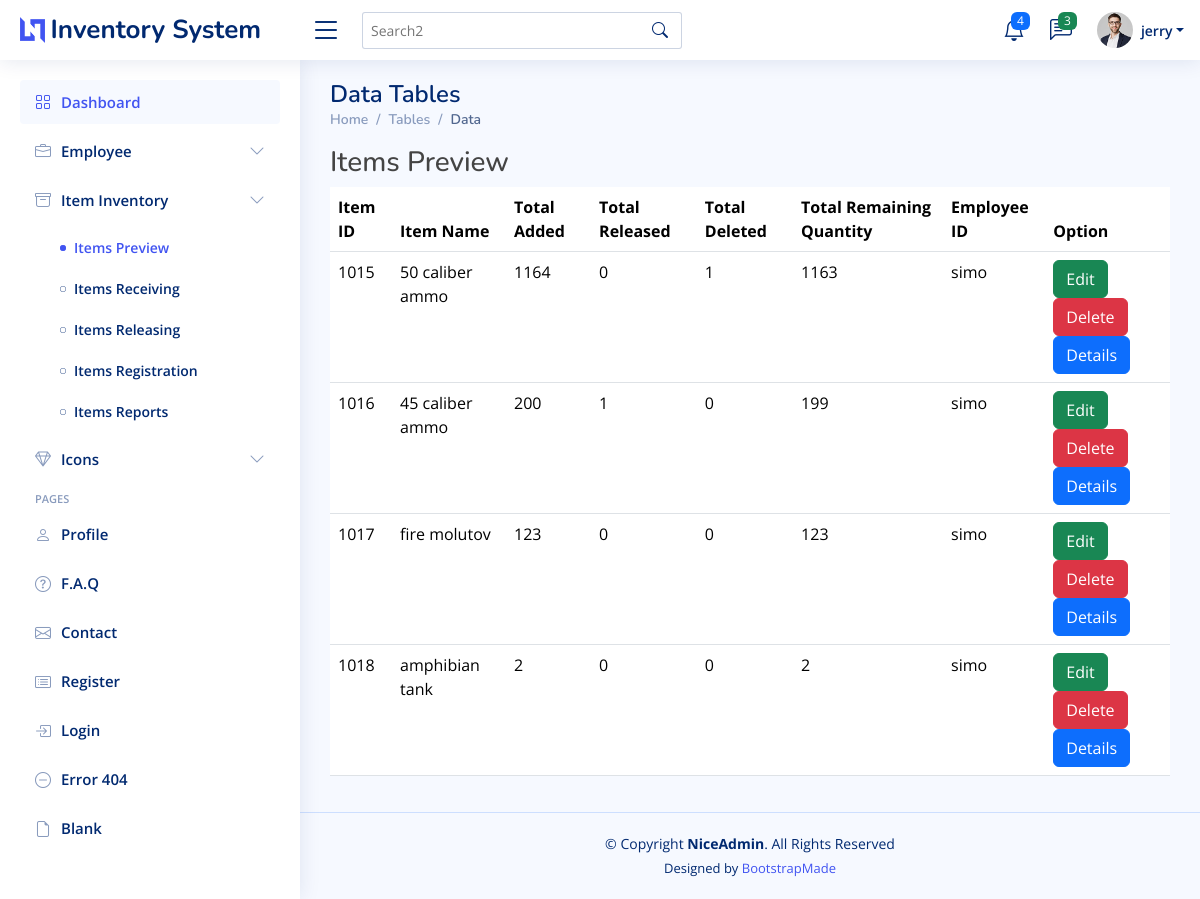
The page /index_admin.php?page=items_prev (signed in) on the database its author committed.
### tables this page shows
CREATE TABLE `employee_list` (
  `employee_id` int(11) NOT NULL,
  `employee_fname` varchar(255) NOT NULL,
  `employee_lname` varchar(255) NOT NULL,
  `employee_mname` varchar(255) NOT NULL,
  `employee_username` varchar(255) NOT NULL,
  `employee_password` varchar(255) NOT NULL,
  `employee_roles` int(11) NOT NULL,
  `delete_status` int(11) NOT NULL,
  `employee_date_hired` date NOT NULL,
  `employee_email` varchar(255) NOT NULL,
  `employee_bday` date NOT NULL
);

CREATE TABLE `items_table` (
  `item_id` int(11) NOT NULL,
  `item_name` varchar(255) NOT NULL,
  `delete_status` int(11) NOT NULL,
  `item_create_timestamp` timestamp NOT NULL DEFAULT current_timestamp() ON UPDATE current_timestamp(),
  `employee_id` int(11) NOT NULL
);

### api/items_inventory_prev.php (the view, shortened to what this page needs)
  <?php
       include './class/delete.php';
		$result=$mysqli->query("SELECT i.item_id,
     i.item_name,
     el.employee_lname,
     COALESCE(SUM(CASE WHEN ilt.logs_status_id = 1 THEN ilt.item_quantity ELSE 0 END), 0) AS Total_added,
     COALESCE(SUM(CASE WHEN ilt.logs_status_id = 2 THEN ilt.item_quantity ELSE 0 END), 0) AS Total_deleted,
     COALESCE(SUM(CASE WHEN ilt.logs_status_id = 3 THEN ilt.item_quantity ELSE 0 END), 0) AS Total_released,
     (COALESCE(SUM(CASE WHEN ilt.logs_status_id = 1 THEN ilt.item_quantity ELSE 0 END), 0)
      - COALESCE(SUM(CASE WHEN ilt.logs_status_id = 2 THEN ilt.item_quantity ELSE 0 END), 0)
      - COALESCE(SUM(CASE WHEN ilt.logs_status_id = 3 THEN ilt.item_quantity ELSE 0 END), 0)) AS Total_quantity
     FROM items_table i
     INNER JOIN employee_list el ON i.employee_id = el.employee_id
     LEFT JOIN item_logs_timestamp ilt ON i.item_id = ilt.item_id
     WHERE i.delete_status = 0
     GROUP BY i.item_id, i.item_name, el.employee_lname")or die ($mysqli->error);
	?>
       <h3><i class="fa fa-angle-right"></i> Items Preview</h3>
<table id="hidden-table-info" class="table datatable">
               <thead>
                 <tr>
                   <th>Item ID</th>
                   <th>Item Name</th>
                   <th>Total Added</th>
                   <th>Total Released</th>
                   <th>Total Deleted</th>
                   <th>Total Remaining Quantity</th>
                   <th>Employee ID</th>
			        	<th colspan="2">Option</th>
                 </tr>
               </thead>
               <tbody>
               <?php
				while ($row=$result->fetch_assoc()):
			?>
                 <tr class="gradeA">
                  <td><?php echo $row['item_id'];?></td>
			          	<td><?php echo $row['item_name'];?></td>
                   <td><?php echo $row['Total_added'];?></td>
                   <td><?php echo $row['Total_deleted'];?></td>
                   <td><?php echo $row['Total_released'];?></td>
                   <td><?php echo $row['Total_quantity'];?></td>
                   <td><?php echo $row['employee_lname'];?></td>
				            <td><button type="button" class="btn btn-round btn-success"  onclick="editData(<?php echo $row['item_id']; ?>,
                     '<?php echo $row['item_name']; ?>')">Edit</button>
				 <form method="post" action="index_admin.php?page=items_prev" onsubmit="return confirmDelete();">
					<button type="submit" name="btn_delete" class="btn btn-danger"  >Delete</button>
           <button type="button" class="btn btn-primary" id="myBtn">
               Details
             </button>
				</form>
				</td>
                 </tr>
                 <?php endwhile; ?>
               </tbody>
             </table>

### index_admin.php (shortened to what this page needs)
<?php
include './include/connection.php';
$loggedInUsername = $_SESSION['username'] ?? null;
$stmt = $mysqli->prepare("SELECT employee_fname, employee_roles, employee_id FROM employee_list WHERE employee_username = ?");
if ($stmt) {
    $stmt->bind_param("s", $loggedInUsername);
    $stmt->execute();
    $stmt->bind_result($userName, $userRole, $employee_id);
}
?>
<!DOCTYPE html>
<html lang="en">
<head>
  <link href="assets/vendor/bootstrap/css/bootstrap.min.css" rel="stylesheet">
  <link href="assets/vendor/bootstrap-icons/bootstrap-icons.css" rel="stylesheet">
  <link href="assets/vendor/boxicons/css/boxicons.min.css" rel="stylesheet">
  <link href="assets/vendor/quill/quill.snow.css" rel="stylesheet">
  <link href="assets/vendor/quill/quill.bubble.css" rel="stylesheet">
  <link href="assets/vendor/remixicon/remixicon.css" rel="stylesheet">
  <link href="assets/vendor/simple-datatables/style.css" rel="stylesheet">
  <link href="assets/css/modal.css" rel="stylesheet">
  <link href="assets/css/style.css" rel="stylesheet">
</head>
<body>
  <header id="header" class="header fixed-top d-flex align-items-center">
    <div class="d-flex align-items-center justify-content-between">
      <a href="index.html" class="logo d-flex align-items-center">
        <img src="assets/img/logo.png" alt="">
        <span class="d-none d-lg-block">Inventory System</span>
      </a>
      <i class="bi bi-list toggle-sidebar-btn"></i>
    </div>
    <div class="search-bar">
      <form class="search-form d-flex align-items-center" method="POST" action="#">
        <input type="text" name="query" placeholder="Search2" title="Enter search keyword">
        <button type="submit" title="Search"><i class="bi bi-search"></i></button>
      </form>
    </div>
    <nav class="header-nav ms-auto">
      <ul class="d-flex align-items-center">
        <li class="nav-item dropdown">
          <a class="nav-link nav-icon" href="#" data-bs-toggle="dropdown">
            <i class="bi bi-bell"></i>
            <span class="badge bg-primary badge-number">4</span>
          </a>
        </li>
        <li class="nav-item dropdown">
          <a class="nav-link nav-icon" href="#" data-bs-toggle="dropdown">
            <i class="bi bi-chat-left-text"></i>
            <span class="badge bg-success badge-number">3</span>
          </a>
        </li>
        <li class="nav-item dropdown pe-3">
          <a class="nav-link nav-profile d-flex align-items-center pe-0" href="#" data-bs-toggle="dropdown">
            <img src="assets/img/profile-img.jpg" alt="Profile" class="rounded-circle">
            <span class="d-none d-md-block dropdown-toggle ps-2"><?php echo isset($userName) ? $userName : 'Unknown User'; ?></span>
          </a>
        </li>
      </ul>
    </nav>
  </header>
  <aside id="sidebar" class="sidebar">
    <ul class="sidebar-nav" id="sidebar-nav">
      <li class="nav-item">
        <a class="nav-link <?php echo ($_GET['page'] ?? '') === 'admin_dashboard'  ? 'active' : ''; ?>" href="index_admin.php?page=admin_dashboard">
          <i class="bi bi-grid"></i>
          <span>Dashboard</span>
        </a>
      </li>
      <li class="nav-item">
        <a class="nav-link collapsed" data-bs-target="#violation-nav" data-bs-toggle="collapse" href="#">
          <i class="bi bi-briefcase"></i><span>Employee</span><i class="bi bi-chevron-down ms-auto"></i>
        </a>
      </li>
      <li class="nav-item">
        <a class="nav-link collapsed" data-bs-target="#charts-nav" data-bs-toggle="collapse" href="#">
          <i class="bi bi-archive"></i><span>Item Inventory</span><i class="bi bi-chevron-down ms-auto"></i>
        </a>
        <ul id="charts-nav" class="nav-content collapse <?php echo ($_GET['page'] ?? '') ==='items_prev' || ($_GET['page'] ?? '') ==='items_receiving' || ($_GET['page'] ?? '') ==='items_reg'|| ($_GET['page'] ?? '') ==='items_releasing' || ($_GET['page'] ?? '') ==='items_reports'? 'show' : ''; ?>" data-bs-parent="#sidebar-nav">
          <li>
            <a href="index_admin.php?page=items_prev" class="<?php echo ($_GET['page'] ?? '') === 'items_prev'  ? 'active' : ''; ?>">
              <i class="bi bi-circle"></i><span>Items Preview</span>
            </a>
          </li>
          <li>
            <a href="index_admin.php?page=items_receiving" class="<?php echo ($_GET['page'] ?? '') === 'items_receiving'  ? 'active' : ''; ?>">
              <i class="bi bi-circle"></i><span>Items Receiving</span>
            </a>
          </li>
          <li>
            <a href="index_admin.php?page=items_releasing" class="<?php echo ($_GET['page'] ?? '') === 'items_releasing'  ? 'active' : ''; ?>">
              <i class="bi bi-circle"></i><span>Items Releasing</span>
            </a>
          </li>
          <li>
            <a href="index_admin.php?page=items_reg" class="<?php echo ($_GET['page'] ?? '') === 'items_reg'  ? 'active' : ''; ?>">
              <i class="bi bi-circle"></i><span>Items Registration</span>
            </a>
          </li>
          <li>
            <a href="index_admin.php?page=items_reports" class="<?php echo ($_GET['page'] ?? '') === 'items_reports'  ? 'active' : ''; ?>">
              <i class="bi bi-circle"></i><span>Items Reports</span>
            </a>
          </li>
        </ul>
      </li>
      <li class="nav-item">
        <a class="nav-link collapsed" data-bs-target="#icons-nav" data-bs-toggle="collapse" href="#">
          <i class="bi bi-gem"></i><span>Icons</span><i class="bi bi-chevron-down ms-auto"></i>
        </a>
      </li>
      <li class="nav-heading">Pages</li>
      <li class="nav-item">
        <a class="nav-link collapsed" href="users-profile.html">
          <i class="bi bi-person"></i>
          <span>Profile</span>
        </a>
      </li>
      <li class="nav-item">
        <a class="nav-link collapsed" href="pages-faq.html">
          <i class="bi bi-question-circle"></i>
          <span>F.A.Q</span>
        </a>
      </li>
      <li class="nav-item">
        <a class="nav-link collapsed" href="pages-contact.html">
          <i class="bi bi-envelope"></i>
          <span>Contact</span>
        </a>
      </li>
      <li class="nav-item">
        <a class="nav-link collapsed" href="pages-register.html">
          <i class="bi bi-card-list"></i>
          <span>Register</span>
        </a>
      </li>
      <li class="nav-item">
        <a class="nav-link collapsed" href="pages-login.html">
          <i class="bi bi-box-arrow-in-right"></i>
          <span>Login</span>
        </a>
      </li>
      <li class="nav-item">
        <a class="nav-link collapsed" href="pages-error-404.html">
          <i class="bi bi-dash-circle"></i>
          <span>Error 404</span>
        </a>
      </li>
      <li class="nav-item">
        <a class="nav-link collapsed" href="pages-blank.html">
          <i class="bi bi-file-earmark"></i>
          <span>Blank</span>
        </a>
      </li>
    </ul>
  </aside>
  <main id="main" class="main">
    <div class="pagetitle">
      <h1>Data Tables</h1>
      <nav>
        <ol class="breadcrumb">
          <li class="breadcrumb-item"><a href="index.html">Home</a></li>
          <li class="breadcrumb-item">Tables</li>
          <li class="breadcrumb-item active">Data</li>
        </ol>
      </nav>
    </div>
    <section class="section">
               <?php
			include './include/connection.php';
      if (isset($_GET['page'])) {
        $page = $_GET['page'];
        switch ($page) {
                    case 'items_prev':
                      include 'api/items_inventory_prev.php';
                      break;
            }
          }
		?>
    </section>
  </main>
  <footer id="footer" class="footer">
    <div class="copyright">
      &copy; Copyright <strong><span>NiceAdmin</span></strong>. All Rights Reserved
    </div>
    <div class="credits">
      Designed by <a href="https://bootstrapmade.com/">BootstrapMade</a>
    </div>
  </footer>
</body>
</html>

### assets/css/style.css (style rules this page uses)
:root { scroll-behavior: smooth; }
body { font-family: "Open Sans", sans-serif; background: #f6f9ff; color: #444444; }
a { color: #4154f1; text-decoration: none; }
h1, h2, h3, h4, h5, h6 { font-family: "Nunito", sans-serif; }
#main { margin-top: 60px; padding: 20px 30px; transition: all 0.3s; }
.pagetitle { margin-bottom: 10px; }
.pagetitle h1 { font-size: 24px; margin-bottom: 0; font-weight: 600; color: #012970; }
.breadcrumb { font-size: 14px; font-family: "Nunito", sans-serif; color: #899bbd; font-weight: 600; }
.breadcrumb a { color: #899bbd; transition: 0.3s; }
.breadcrumb .breadcrumb-item::before { color: #899bbd; }
.breadcrumb .active { color: #51678f; font-weight: 600; }
.logo { line-height: 1; }
@media (min-width: 1200px) { .logo { width: 280px; } }
.logo img { max-height: 26px; margin-right: 6px; }
.logo span { font-size: 26px; font-weight: 700; color: #012970; font-family: "Nunito", sans-serif; }
.header { transition: all 0.5s; z-index: 997; height: 60px; box-shadow: 0px 2px 20px rgba(1, 41, 112, 0.1); background-color: #fff; padding-left: 20px; }
.header .toggle-sidebar-btn { font-size: 32px; padding-left: 10px; cursor: pointer; color: #012970; }
.header .search-bar { min-width: 360px; padding: 0 20px; }
.header .search-form { width: 100%; }
.header .search-form input { border: 0; font-size: 14px; color: #012970; border: 1px solid rgba(1, 41, 112, 0.2); padding: 7px 38px 7px 8px; border-radius: 3px; transition: 0.3s; width: 100%; }
.header .search-form button { border: 0; padding: 0; margin-left: -30px; background: none; }
.header .search-form button i { color: #012970; }
.header-nav ul { list-style: none; }
.header-nav>ul { margin: 0; padding: 0; }
.header-nav .nav-icon { font-size: 22px; color: #012970; margin-right: 25px; position: relative; }
.header-nav .nav-profile { color: #012970; }
.header-nav .nav-profile img { max-height: 36px; }
.header-nav .nav-profile span { font-size: 14px; font-weight: 600; }
.header-nav .badge-number { position: absolute; inset: -2px -5px auto auto; font-weight: normal; font-size: 12px; padding: 3px 6px; }
.sidebar { position: fixed; top: 60px; left: 0; bottom: 0; width: 300px; z-index: 996; transition: all 0.3s; padding: 20px; overflow-y: auto; scrollbar-width: thin; scrollbar-color: #aab7cf transparent; box-shadow: 0px 0px 20px rgba(1, 41, 112, 0.1); background-color: #fff; }
@media (min-width: 1200px) { #main, #footer { margin-left: 300px; } }
.sidebar-nav { padding: 0; margin: 0; list-style: none; }
.sidebar-nav li { padding: 0; margin: 0; list-style: none; }
.sidebar-nav .nav-item { margin-bottom: 5px; }
.sidebar-nav .nav-heading { font-size: 11px; text-transform: uppercase; color: #899bbd; font-weight: 600; margin: 10px 0 5px 15px; }
.sidebar-nav .nav-link { display: flex; align-items: center; font-size: 15px; font-weight: 600; color: #4154f1; transition: 0.3; background: #f6f9ff; padding: 10px 15px; border-radius: 4px; }
.sidebar-nav .nav-link i { font-size: 16px; margin-right: 10px; color: #4154f1; }
.sidebar-nav .nav-link.collapsed { color: #012970; background: #fff; }
.sidebar-nav .nav-link.collapsed i { color: #899bbd; }
.sidebar-nav .nav-link .bi-chevron-down { margin-right: 0; transition: transform 0.2s ease-in-out; }
.sidebar-nav .nav-content { padding: 5px 0 0 0; margin: 0; list-style: none; }
.sidebar-nav .nav-content a { display: flex; align-items: center; font-size: 14px; font-weight: 600; color: #012970; transition: 0.3; padding: 10px 0 10px 40px; transition: 0.3s; }
.sidebar-nav .nav-content a i { font-size: 6px; margin-right: 8px; line-height: 0; border-radius: 50%; }
.sidebar-nav .nav-content a:hover, .sidebar-nav .nav-content a.active { color: #4154f1; }
.sidebar-nav .nav-content a.active i { background-color: #4154f1; }
.footer { padding: 20px 0; font-size: 14px; transition: all 0.3s; border-top: 1px solid #cddfff; }
.footer .copyright { text-align: center; color: #012970; }
.footer .credits { padding-top: 5px; text-align: center; font-size: 13px; color: #012970; }

### rows shown on the page
employee_list: employee_fname "jerry"
items_table: item_id "1015", item_name "50 caliber ammo", Total_added "1164", Total_deleted "0", Total_released "1", Total_quantity "1163", employee.employee_lname "simo"
items_table: item_id "1016", item_name "45 caliber ammo", Total_added "200", Total_deleted "1", Total_released "0", Total_quantity "199", employee.employee_lname "simo"
items_table: item_id "1017", item_name "fire molutov", Total_added "123", Total_deleted "0", Total_released "0", Total_quantity "123", employee.employee_lname "simo"
items_table: item_id "1018", item_name "amphibian tank", Total_added "2", Total_deleted "0", Total_released "0", Total_quantity "2", employee.employee_lname "simo"
